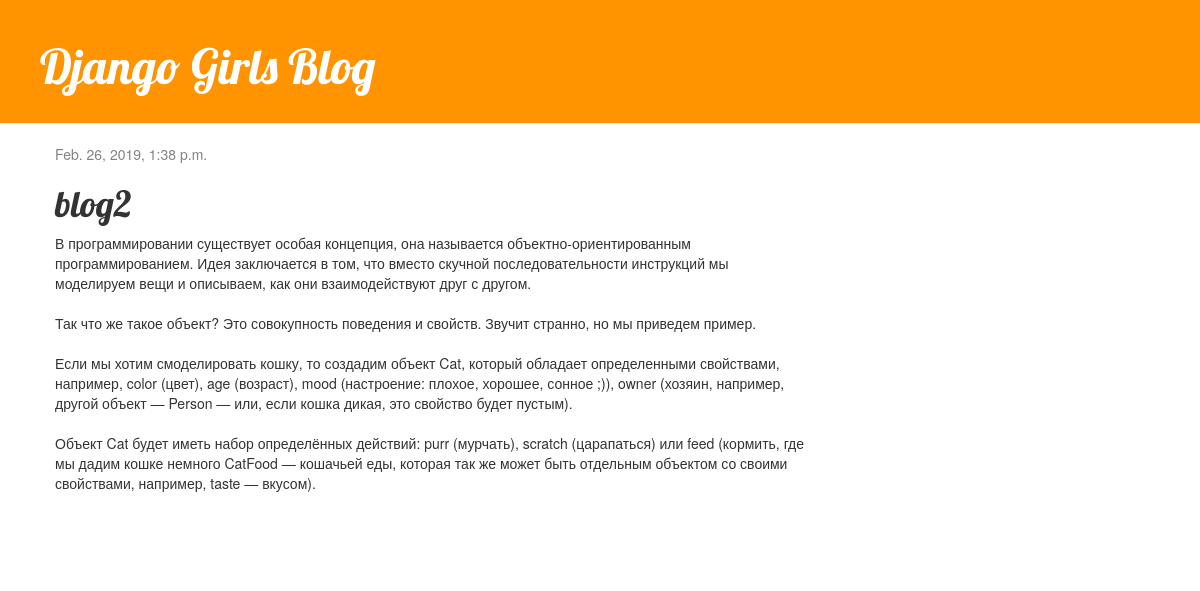
The app's page /post/2/ with its own data.
### blog/models.py (models this page shows, shortened)
class Post(models.Model):
    author = models.ForeignKey(settings.AUTH_USER_MODEL, on_delete=models.CASCADE)
    title = models.CharField(max_length=200)
    text = models.TextField()
    created_date = models.DateTimeField(default=timezone.now)
    published_date = models.DateTimeField(blank=True, null=True)

### blog/views.py (the view)
# urls.py: path('post/<int:pk>/', views.post_detail, name='post_detail'),
def post_detail(request, pk):
    post = get_object_or_404(Post, pk=pk)
    return render(request, 'blog/post_detail.html', {'post': post})

### blog/templates/blog/post_detail.html (shortened to what this page needs)
{% extends 'blog/base.html' %}
{% block content %}
    <div class="post">
        {% if post.published_date %}
            <div class="date">
                {{ post.published_date }}
            </div>
        {% endif %}
        <h1>{{ post.title }}</h1>
        <p>{{ post.text|linebreaksbr }}</p>
    </div>
{% endblock %}

### blog/templates/blog/base.html (shortened to what this page needs)
{% load static %}
<html>
    <head>
        <link rel="stylesheet" href="//maxcdn.bootstrapcdn.com/bootstrap/3.2.0/css/bootstrap.min.css">
        <link rel="stylesheet" href="//maxcdn.bootstrapcdn.com/bootstrap/3.2.0/css/bootstrap-theme.min.css">
        <link rel="stylesheet" href="{% static 'css/blog.css' %}">
    </head>
    <body>
        <div class="page-header">
            <h1><a href="/">Django Girls Blog</a></h1>
        </div>
        <div class="content container">
            <div class="row">
                <div class="col-md-8">
                {% block content %}
                {% endblock %}
                </div>
            </div>
        </div>
    </body>
</html>

### blog/static/css/blog.css (style rules this page uses)
.page-header { background-color: #ff9400; margin-top: 0; padding: 20px 20px 20px 40px; }
.page-header h1, .page-header h1 a, .page-header h1 a:visited, .page-header h1 a:active { color: #ffffff; font-size: 36pt; text-decoration: none; }
.content { margin-left: 40px; }
h1, h2, h3, h4 { font-family: 'Lobster', cursive; }
.date { color: #828282; }
.post { margin-bottom: 70px; }

### records on screen
Post: published_date "Feb. 26, 2019, 1:38 p.m.", title "blog2", text "В программировании существует особая концепция, она называется объектно-ориентированным программированием. Идея заключается в том, что вместо скучной последовательности инструкций мы моделируем вещи и описываем, как они взаимодействуют друг с другом. Так что же такое объект? Это совокупность поведения и свойств. Звучит странно, но мы приведем пример. Если мы хотим смоделировать кошку, то создадим объект Cat, который обладает определенными свойствами, например, color (цвет), age (возраст), mood (настроение: плохое, хорошее, сонное ;)), owner (хозяин, например, другой объект — Person — или, если кошка дикая, это свойство будет пустым). Объект Cat будет иметь набор определённых действий: purr…"
